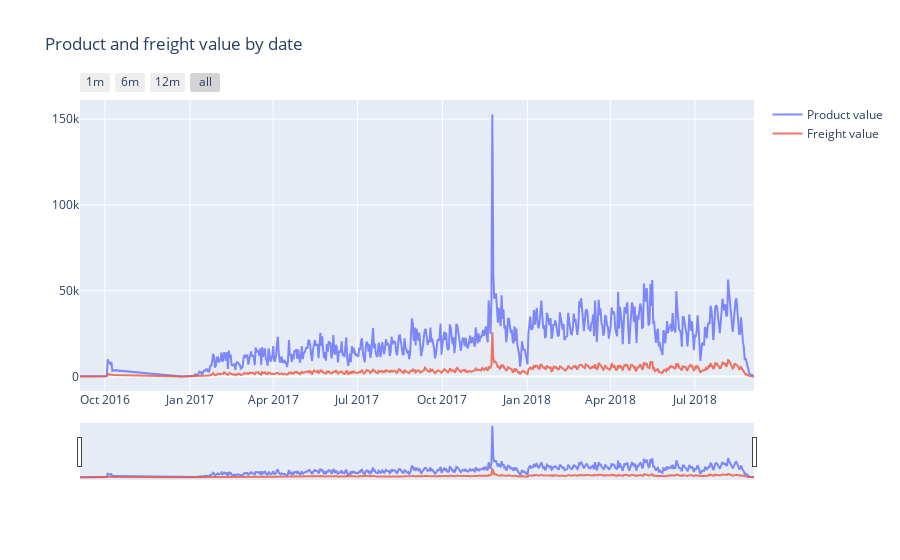
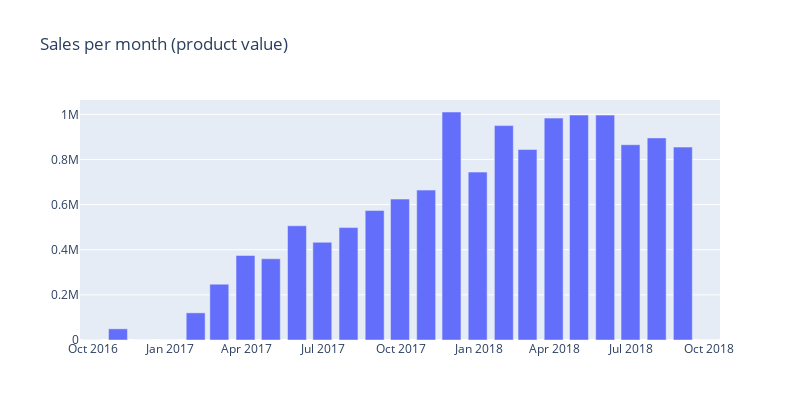

Here is the notebook cell these charts were saved with, in order:
### Markdown cell above
<h3>Timeseries</h3>

### Code cell
# Product value by date
orders['datetime'] =  pd.to_datetime(orders['order_purchase_timestamp'])
value_date = orders.groupby([orders['datetime'].dt.date])['price'].sum()
freight_date = orders.groupby([orders['datetime'].dt.date])['freight_value'].sum()
# Plot timeseries
trace0 = go.Scatter(x=value_date.index.astype(str), y=value_date.values, opacity = 0.8, name='Product value')
trace1 = go.Scatter(x=freight_date.index.astype(str), y=freight_date.values, opacity = 0.8, name='Freight value')
layout = dict(
    title= "Product and freight value by date",
    xaxis=dict(
        rangeselector=dict(
            buttons=list([
                dict(count=1, label='1m', step='month', stepmode='backward'),
                dict(count=6, label='6m', step='month', stepmode='backward'),
                dict(count=12, label='12m', step='month', stepmode='backward'),
                dict(step='all')
            ])
        ),
        rangeslider=dict(visible = True),
        type='date'
    )
)
fig = dict(data= [trace0, trace1], layout=layout)
iplot(fig)

# Sales for month
value_month = orders[['datetime', 'price']].copy()
value_month.set_index('datetime', inplace=True)
value_month = value_month.groupby(pd.Grouper(freq="M"))['price'].sum()
trace = go.Bar(x= value_month.index, y= value_month.values)
layout = go.Layout(title='Sales per month (product value)', height=420, width=800)
fig = go.Figure(data=[trace], layout=layout)
iplot(fig)

### Figure 1 — Plotly figure (JSON) as saved in the notebook; plotly's stock layout.template omitted (floating-point values rounded to 4 significant figures; data arrays with more than 128 entries replaced by an {"elided": "..."} marker saying what was removed)
{"data": [{"name": "Product value", "opacity": 0.8, "type": "scatter", "x": {"elided": "616 str values"}, "y": {"elided": "616 float values"}}, {"name": "Freight value", "opacity": 0.8, "type": "scatter", "x": {"elided": "616 str values"}, "y": {"elided": "616 float values"}}], "layout": {"title": {"text": "Product and freight value by date"}, "xaxis": {"rangeselector": {"buttons": [{"count": 1, "label": "1m", "step": "month", "stepmode": "backward"}, {"count": 6, "label": "6m", "step": "month", "stepmode": "backward"}, {"count": 12, "label": "12m", "step": "month", "stepmode": "backward"}, {"step": "all"}]}, "rangeslider": {"visible": true}, "type": "date"}}}

### Figure 2 — Plotly figure (JSON) as saved in the notebook; plotly's stock layout.template omitted (floating-point values rounded to 4 significant figures)
{"data": [{"type": "bar", "x": ["2016-09-30T00:00:00", "2016-10-31T00:00:00", "2016-11-30T00:00:00", "2016-12-31T00:00:00", "2017-01-31T00:00:00", "2017-02-28T00:00:00", "2017-03-31T00:00:00", "2017-04-30T00:00:00", "2017-05-31T00:00:00", "2017-06-30T00:00:00", "2017-07-31T00:00:00", "2017-08-31T00:00:00", "2017-09-30T00:00:00", "2017-10-31T00:00:00", "2017-11-30T00:00:00", "2017-12-31T00:00:00", "2018-01-31T00:00:00", "2018-02-28T00:00:00", "2018-03-31T00:00:00", "2018-04-30T00:00:00", "2018-05-31T00:00:00", "2018-06-30T00:00:00", "2018-07-31T00:00:00", "2018-08-31T00:00:00", "2018-09-30T00:00:00"], "y": [267.4, 49510.0, 0, 10.9, 120300.0, 247300.0, 374300.0, 359900.0, 506100.0, 433000.0, 498000.0, 574000.0, 624400.0, 664200.0, 1010000.0, 743900.0, 950000.0, 844200.0, 983200.0, 996600.0, 996500.0, 865100.0, 895500.0, 854700.0, 145]}], "layout": {"height": 420, "title": {"text": "Sales per month (product value)"}, "width": 800}}
